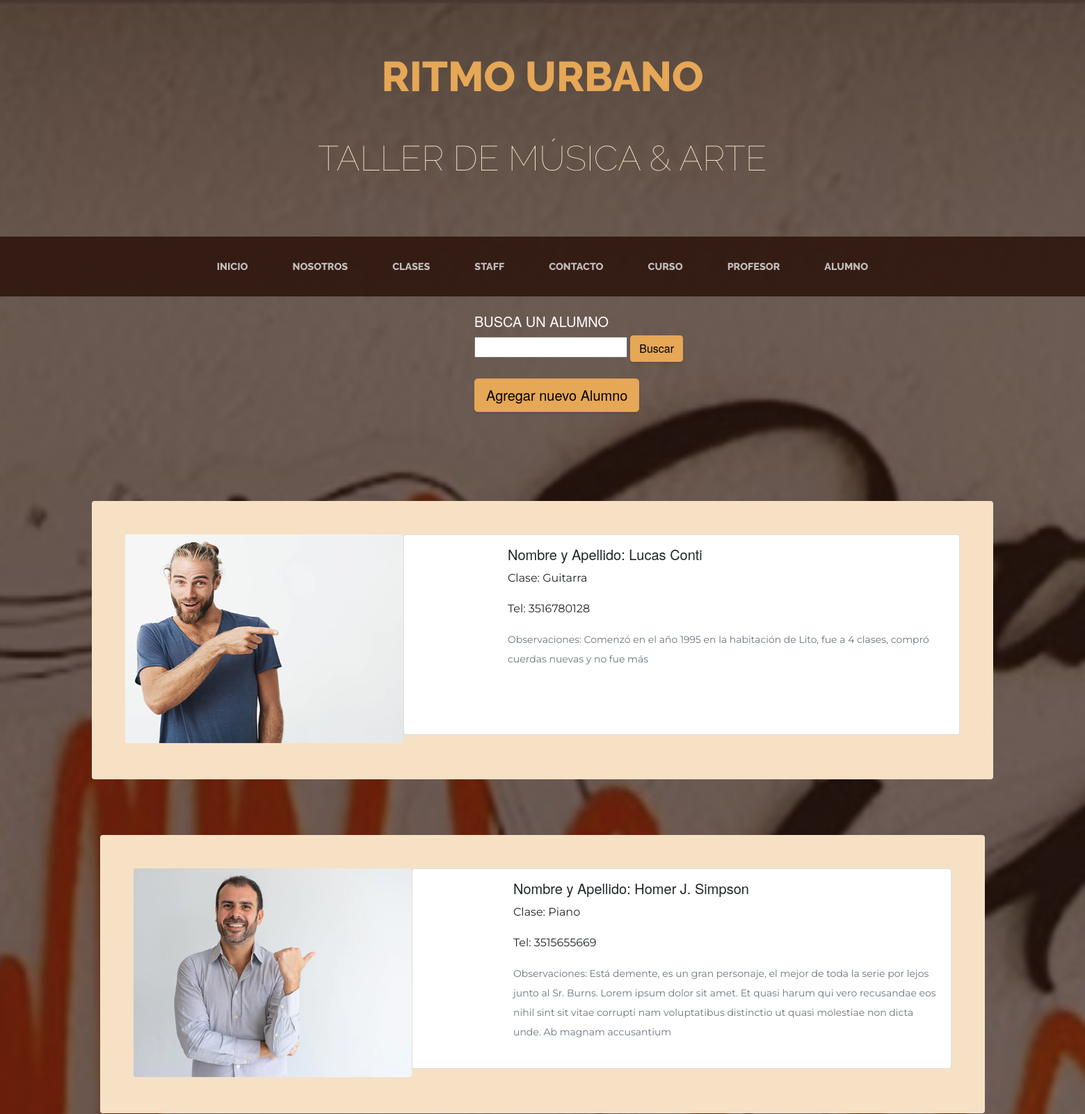
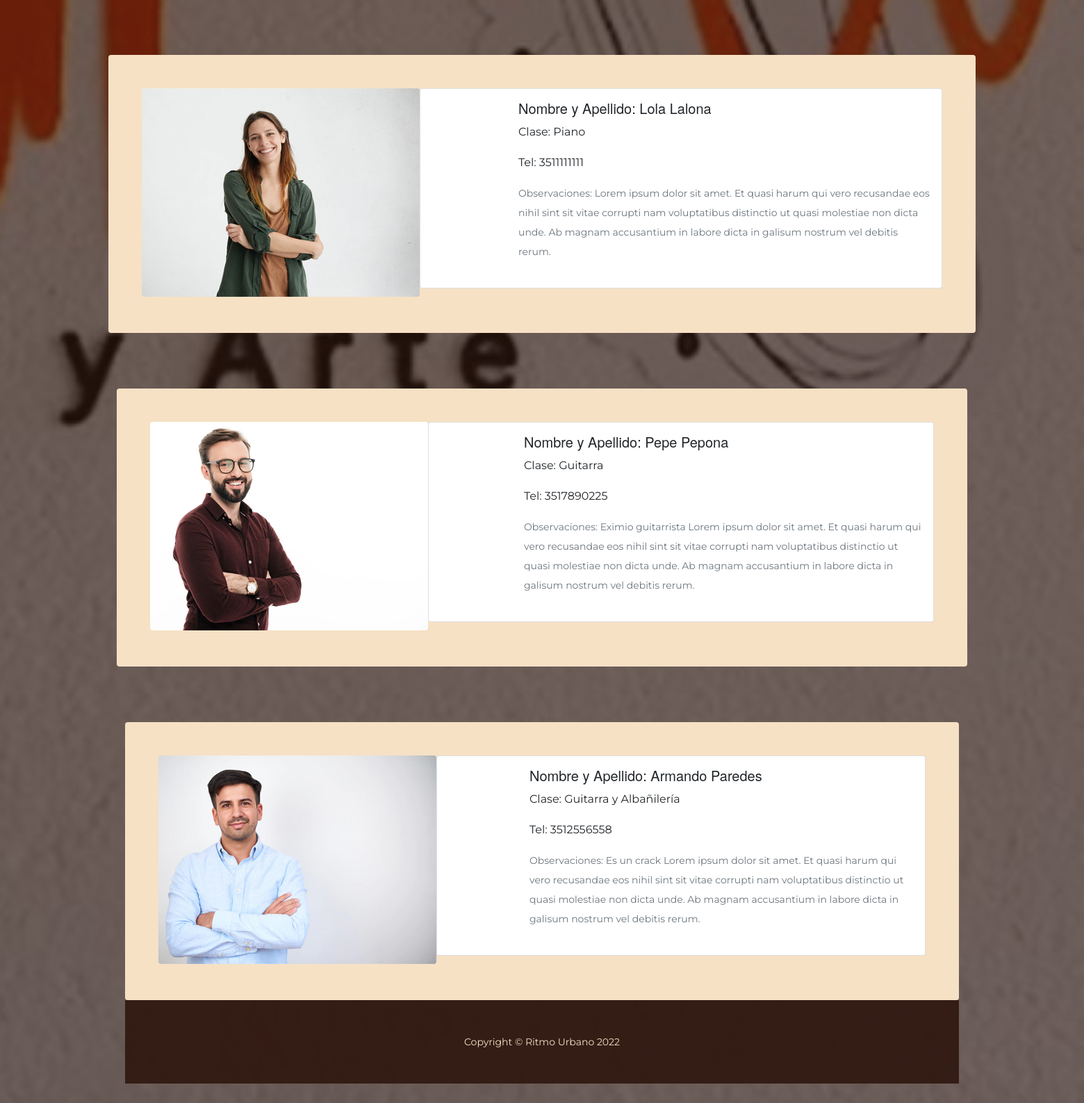
Screenshot of /alumno (signed in) with the database file from the repository (2 pictures, top to bottom).
### AppRitmoUrbano/models.py (models this page shows, shortened)
class Alumno(models.Model):
    imagen = models.ImageField(upload_to='media/alumnos', null=True, blank = True)
    nombre = models.CharField(max_length=40)
    apellido = models.CharField(max_length=40)
    curso = models.CharField(max_length=40)
    email = models.EmailField
    telefono = models.IntegerField()
    observaciones = models.TextField()

### AppRitmoUrbano/views.py (the view)
# urls.py: path('alumno',views.leerAlumno, name="LeerAlumno"),
def leerAlumno(request):
    alumno = Alumno.objects.all()
    contexto= {"alumno":alumno}
    return render(request, "AppRitmoUrbano/leeralumno.html", contexto)

### AppRitmoUrbano/templates/AppRitmoUrbano/leeralumno.html
{% extends "AppRitmoUrbano/index.html" %}
{% load static %}
{% block contenidoQueCambia %}
<br>
    <div class="content container">
        <div class="row">
            <div class="col-md-48 offset-md-5">
        <div class="col-xl-3">
            <h5 style="font-family: montserrat extrabold, helvetica neue, open sans, source Sans pro ; color: white">BUSCA UN ALUMNO</h5>
            <form action="resultadoBusqueda1" method="POST">{% csrf_token %}
                <input type="text" name="query" required>
                <input style= "font-family: montserrat extrabold, helvetica neue, open sans, source sans pro" class=" col-auto btn btn-primary btn-sg" type="submit" value="Buscar">
            </form>
        </div>
    <br>
    {% if request.user.is_authenticated %}
        <a href={% url 'AlumnoFormulario' %}><button class=" col-auto btn btn-primary btn-lg" style="font-family: montserrat extrabold, helvetica neue, open sans, source Sans pro">Agregar nuevo Alumno</button></a>
    {% else %}
        <a href={% url 'Login' %} class=" col-auto btn btn-primary btn-lg" style="color: white;">Inicia sesión para crear Alumnos</a>
    {% endif %}
    </div>
        </div>
            </div>
    <br><br>
    {% for p in alumno %}
    <section class="page-section">
        <div class="container">
            <div class="product-item">
                <div class="product-item-title d-flex">
                            <div class="bg-faded p-5 d-flex ms-auto rounded">
                            <img src="{{p.imagen.url}}" class="product-item-img mx-auto d-flex rounded img-fluid mb-4 mb-lg-1" alt="...">
            <div class="card mb-3">
                <div class="row g-0">
                  <div class="col-md-2">
                  </div>
                  <div class="col-md-10">
                    <div class="card-body">
                      <h5 class="card-title" style= "font-family: montserrat semibold, helvetica neue, open sans, source sans pro">Nombre y Apellido: {{p.nombre}} {{p.apellido}}</h5>
                      <p class="card-text" style= "font-family: montserrat, helvetica neue, open sans, source sans pro">Clase: {{p.curso}}</p>
                      <p class="card-text" style= "font-family: montserrat, helvetica neue, open sans, source sans pro">Tel: {{p.telefono}}</p>
                      <p class="card-text" style= "font-family: montserrat, helvetica neue, open sans, source sans pro"><small class="text-muted">Observaciones: {{p.observaciones}}</small></p>
                    </div>
                  </div>
                </div>
            </div>
        </div>
            </div>
    <br>
    <br>
    {% endfor %}
{% endblock %}

### rows the page displays
Alumno: imagen (picture), nombre "Lucas", apellido "Conti", curso "Guitarra", telefono "3516780128", observaciones "Comenzó en el año 1995 en la habitación de Lito, fue a 4 clases, compró cuerdas nuevas y no fue más"
Alumno: imagen (picture), nombre "Homer J.", apellido "Simpson", curso "Piano", telefono "3515655669", observaciones "Está demente, es un gran personaje, el mejor de toda la serie por lejos junto al Sr. Burns. Lorem ipsum dolor sit amet. Et quasi harum qui vero recusandae eos nihil sint sit vitae corrupti nam voluptatibus distinctio ut quasi molestiae non dicta unde. Ab magnam accusantium"
Alumno: imagen (picture), nombre "Lola", apellido "Lalona", curso "Piano", telefono "3511111111", observaciones "Lorem ipsum dolor sit amet. Et quasi harum qui vero recusandae eos nihil sint sit vitae corrupti nam voluptatibus distinctio ut quasi molestiae non dicta unde. Ab magnam accusantium in labore dicta in galisum nostrum vel debitis rerum."
Alumno: imagen (picture), nombre "Pepe", apellido "Pepona", curso "Guitarra", telefono "3517890225", observaciones "Eximio guitarrista Lorem ipsum dolor sit amet. Et quasi harum qui vero recusandae eos nihil sint sit vitae corrupti nam voluptatibus distinctio ut quasi molestiae non dicta unde. Ab magnam accusantium in labore dicta in galisum nostrum vel debitis rerum."
Alumno: imagen (picture), nombre "Armando", apellido "Paredes", curso "Guitarra y Albañilería", telefono "3512556558", observaciones "Es un crack Lorem ipsum dolor sit amet. Et quasi harum qui vero recusandae eos nihil sint sit vitae corrupti nam voluptatibus distinctio ut quasi molestiae non dicta unde. Ab magnam accusantium in labore dicta in galisum nostrum vel debitis rerum."
